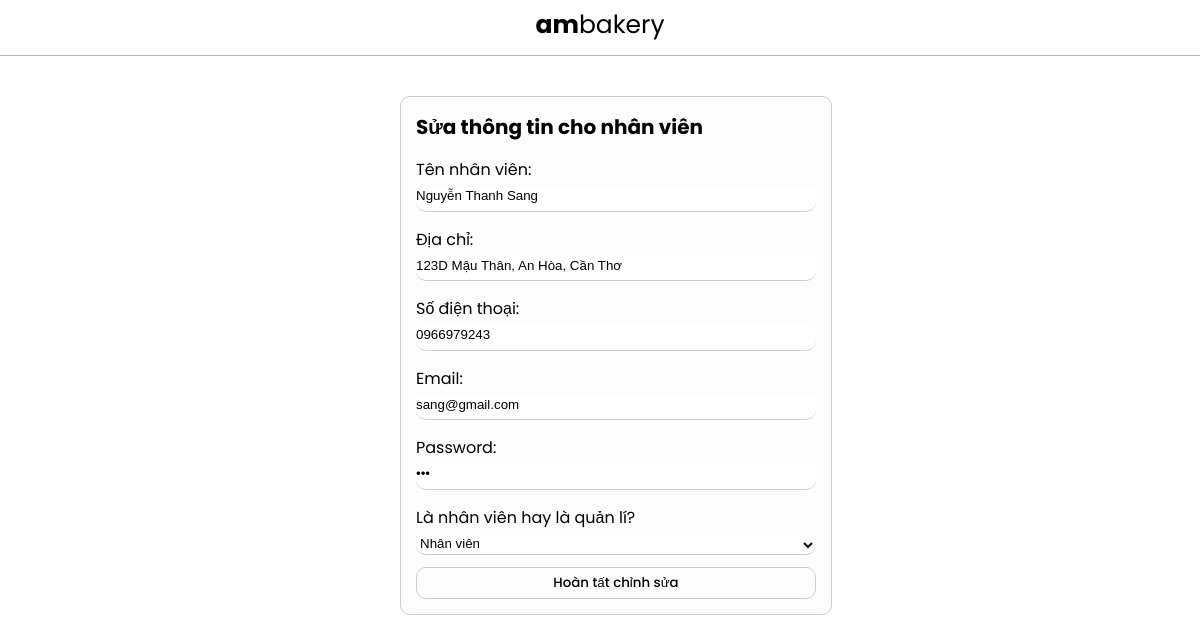
The page /admin/dashboard_quanly/nhanvien/form_sua.php?ma=7 on the database as committed earlier.
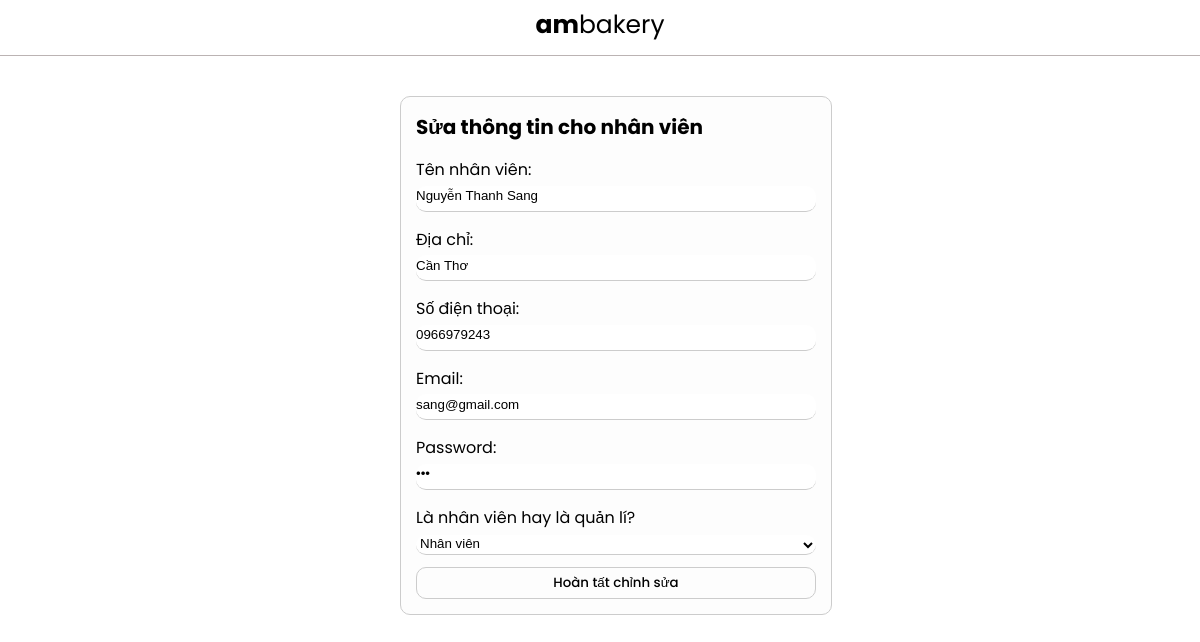
The same page on the database as committed later.
### tables this page shows
CREATE TABLE `nhan_vien` (
  `ma` int(11) NOT NULL,
  `ten` varchar(100) NOT NULL,
  `dia_chi` varchar(100) NOT NULL,
  `sdt` varchar(20) NOT NULL,
  `email` varchar(100) NOT NULL,
  `mat_khau` varchar(50) NOT NULL,
  `cap_do` int(11) NOT NULL
);

### admin/dashboard_quanly/nhanvien/form_sua.php (the view, shortened to what this page needs)
<!DOCTYPE html>
<html>
<head>
	<link rel="stylesheet" href="../../css/form.css">
</head>
<body>
	<?php
		include '../header.php';
	 ?>
	<?php
		$ma = $_GET['ma'];
		include  '../../connect.php' ;
		$sql = "select * from nhan_vien where ma = $ma";
		$result= mysqli_query($connect, $sql);
		$nhan_vien = mysqli_fetch_array($result);
	?>
	<div class="container">
		<form action="sua_process.php" method="POST">
			<div class="form__heading">
				<h1>Sửa thông tin cho nhân viên</h1>
			</div>
				<label for="ten">Tên nhân viên: </label>
				<input class="input--form" type="text" name="ten" value="<?php echo	$nhan_vien['ten'] ?>">
				<br>
				<label for="dia_chi">Địa chỉ: </label>
				<input class="input--form" type="text" name="dia_chi" value="<?php echo	$nhan_vien['dia_chi'] ?>">
				<br>
				<label for="sdt">Số điện thoại: </label>
				<input class="input--form" type="text" name="sdt" value="<?php echo	$nhan_vien['sdt'] ?>">
				<br>
				<label for="email">Email: </label>
				<input class="input--form" type="text" name="email" value="<?php echo	$nhan_vien['email'] ?>">
				<br>
				<label for="mat_khau">Password: </label>
				<input class="input--form" type="password" name="mat_khau" value="<?php echo	$nhan_vien['mat_khau'] ?>">
				<br>
				<label for="cap_do">Là nhân viên hay là quản lí?  </label>
				<?php
				 $selected = $nhan_vien['cap_do'];
				?>
				<select class="input--form" name="cap_do">
					<option value="0" <?php if ($selected == 0) {echo "selected";} ?>>
						Nhân viên
					</option>
				</select>
				<br>
				<input  type="submit" id="btn" value="Hoàn tất chỉnh sửa">
			</form>
		</div>
	</body>
	</html>

Rows that differ between the two databases and show on the page:
changed nhan_vien "Nguyễn Thanh Sang": dia_chi "123D Mậu Thân, An Hòa, Cần Thơ" → "Cần Thơ"
